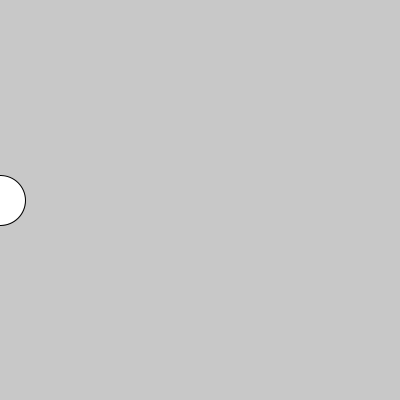
Frame 1 (no input)
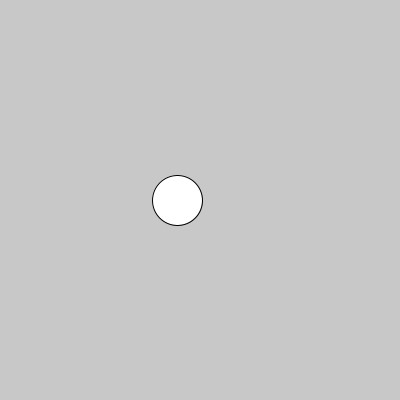
Frame 60 (the mouse pressed at the canvas centre just before this capture)
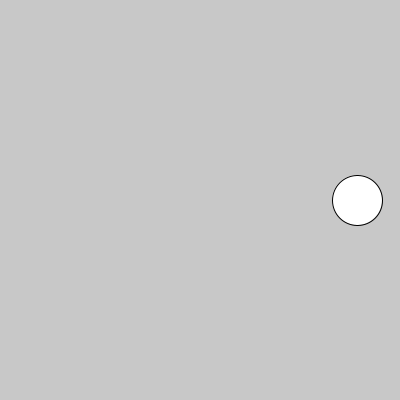
Frame 120 (the mouse held since frame 60 and released just before this capture)

The Processing sketch that drew these frames (run headless with seeded random() and noise(); from frame 60 on, the mouse is pressed at the canvas centre):

// Processing sketch: basic_02B_variable_motion
// ── basic_02B_variable_motion.pde
/* Zhang Liqun@SJTU IDM
*/

// declare a variable called "x"
float x;

void setup() {
  size(400,400);  
  x=0;
}

void draw() {
  background(200);

  ellipse(x,200, 50,50);

  // increase x for each frame
  x=x+3;  
  
  // if x goes off screen, set it back to zero
  if(x>width+25) x=-25;
}
